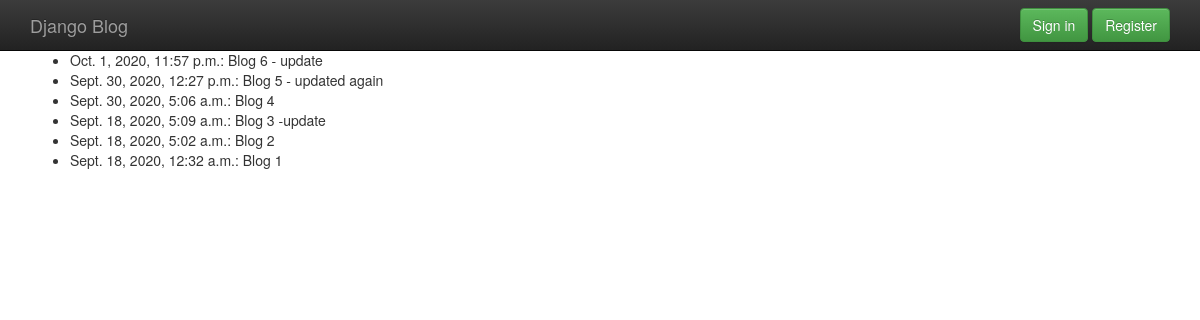
Page /archive/ on the committed database.
### blog/models.py (models this page shows, shortened)
class Post(models.Model):
    title = models.CharField(max_length=100)
    content = models.TextField()
    date_posted = models.DateTimeField(default=timezone.now)
    author = models.ForeignKey(User, on_delete=models.CASCADE)

### blog/templates/blog/post_archive.html (shortened to what this page needs)
{% extends 'blog/base.html' %}
{% load crispy_forms_tags %}
{% block content %}
<div class="container">
    <section>
        <ul>
            {% for post in latest %}
                 <li>{{ post.date_posted }}: {{ post.title }}</li>
            {% endfor %}
        </ul>
    </section>
</div>
{% endblock content %}

### blog/templates/blog/base.html (style rules this page uses)
body { padding-top: 50px; padding-bottom: 20px; }

### rows in the picture
Post: date_posted "Oct. 1, 2020, 11:57 p.m.", title "Blog 6 - update"
Post: date_posted "Sept. 30, 2020, 12:27 p.m.", title "Blog 5 - updated again"
Post: date_posted "Sept. 30, 2020, 5:06 a.m.", title "Blog 4"
Post: date_posted "Sept. 18, 2020, 5:09 a.m.", title "Blog 3 -update"
Post: date_posted "Sept. 18, 2020, 5:02 a.m.", title "Blog 2"
Post: date_posted "Sept. 18, 2020, 12:32 a.m.", title "Blog 1"
